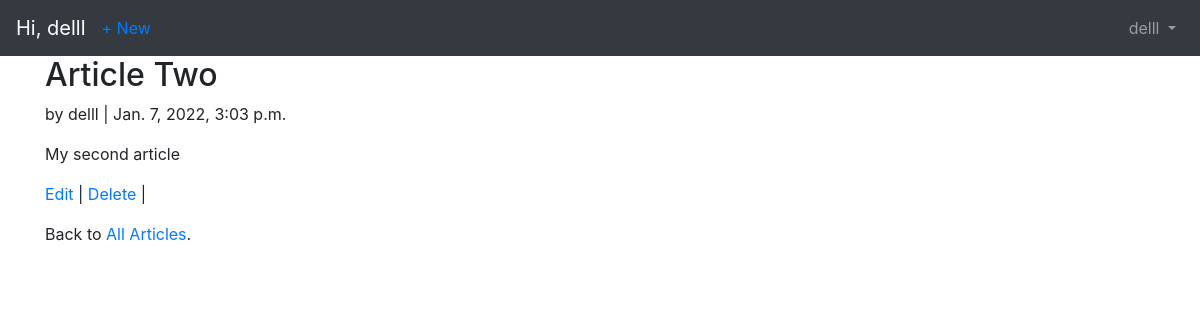
The page /articles/2/ (signed in) on the database as committed earlier.
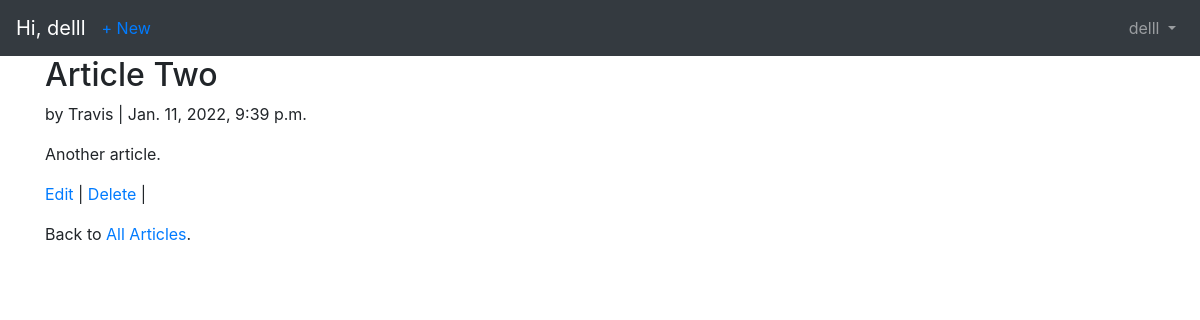
The same page on the database as committed later.
### articles/models.py (models this page shows, shortened)
class Article(models.Model):
    title = models.CharField(max_length=255)
    body = models.TextField()
    date = models.DateTimeField(auto_now_add=True)
    author = models.ForeignKey(
        get_user_model(),
        on_delete=models.CASCADE,
    )

### accounts/models.py (models this page shows)
class CustomUser(AbstractUser):
    age = models.PositiveIntegerField(null=True, blank=True)

### articles/views.py (the view)
# urls.py: path('<int:pk>/', ArticleDetailView.as_view(), name='article_detail'),
class ArticleDetailView(LoginRequiredMixin, DetailView):
    model = Article
    template_name = 'article_detail.html'

### templates/article_detail.html
{% extends 'base.html' %}
{% block content %}
    <div class="article-entry">
        <h2>
            {{ object.title }}
        </h2>
        <p>by {{ object.author }} | {{ object.date }}</p>
        <p>{{ object.body }}</p>
    </div>
    <p>
        <a href="{% url 'article_edit' article.pk %}">Edit</a> |
        <a href="{% url 'article_delete' article.pk %}">Delete</a> |
    <p>Back to <a href="{% url 'article_list' %}">All Articles</a>. </p>
    </p>
{% endblock %}

Rows that differ between the two databases and show on the page:
changed Article "Article Two": author "delll" → "Travis"; date "Jan. 7, 2022, 3:03 p.m." → "Jan. 11, 2022, 9:39 p.m."; body "My second article" → "Another article."
